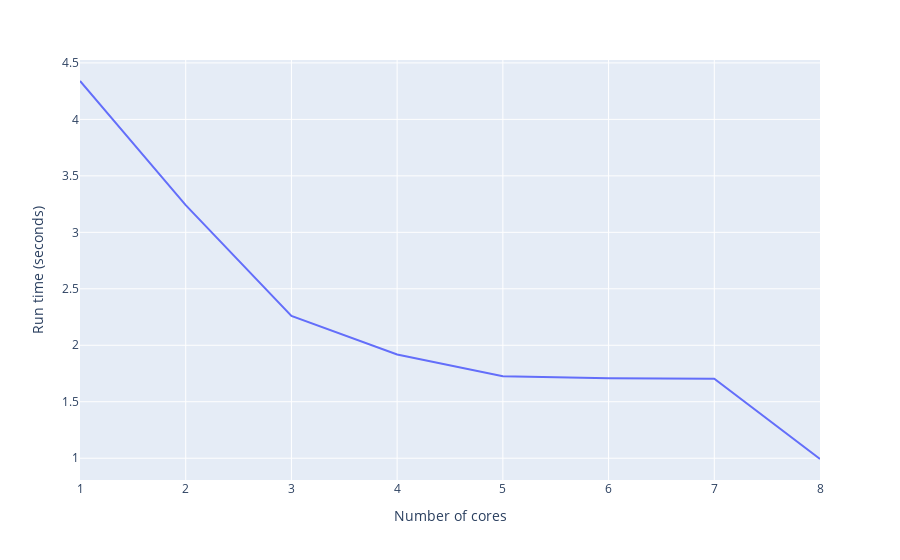

The code cell stored with this chart in its notebook:
### Markdown cell above
## Run time with varying number of CPU cores

### Code cell
# Run with 1 to 8 cores
speed = []
for i in range(1, 9):
    start_time = time.time()

    param = Defaults()
    param.cores = i
    my_trial = Trial(param)
    my_trial.run_trial()

    run_time = round((time.time() - start_time), 3)
    speed.append({'cores': i, 'run_time': run_time})

# Display and plot time by number of cores
timing_results = pd.DataFrame(speed)
print(timing_results)
fig = px.line(timing_results, x='cores', y='run_time')
fig.update_layout(
    xaxis_title='Number of cores',
    yaxis_title='Run time (seconds)'
)
fig.show()

### Figure 1 — Plotly figure (JSON) as saved in the notebook; plotly's stock layout.template omitted (floating-point values rounded to 4 significant figures)
{"data": [{"hovertemplate": "cores=%{x}<br>run_time=%{y}<extra></extra>", "legendgroup": "", "line": {"color": "#636efa", "dash": "solid"}, "marker": {"symbol": "circle"}, "mode": "lines", "name": "", "orientation": "v", "showlegend": false, "type": "scatter", "x": [1, 2, 3, 4, 5, 6, 7, 8], "xaxis": "x", "y": [4.34, 3.241, 2.26, 1.918, 1.726, 1.709, 1.704, 0.993], "yaxis": "y"}], "layout": {"legend": {"tracegroupgap": 0}, "margin": {"t": 60}, "xaxis": {"anchor": "y", "domain": [0, 1], "title": {"text": "Number of cores"}}, "yaxis": {"anchor": "x", "domain": [0, 1], "title": {"text": "Run time (seconds)"}}}}
